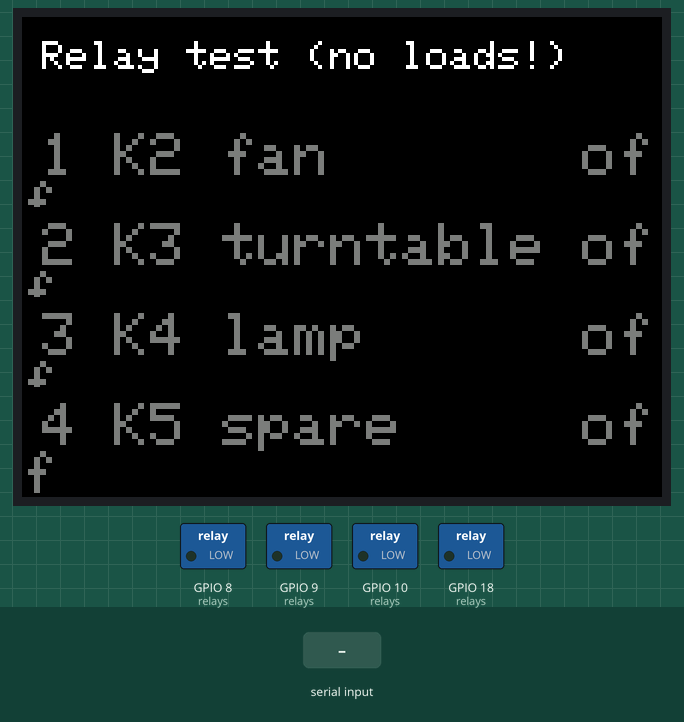
Bench run of a sketch on a simulated ESP32-S3. On the bench: 320×240 colour display, switched loads named in the sketch (green lamp = pin HIGH). Inputs (shaded band) come from the test bench. Pins used as bus, display or sensor lines are not drawn; what the sketch prints to the serial monitor is not drawn.

Above: at 10.4 s.
10.5 s: "c" received over Serial
At 11.3 s:
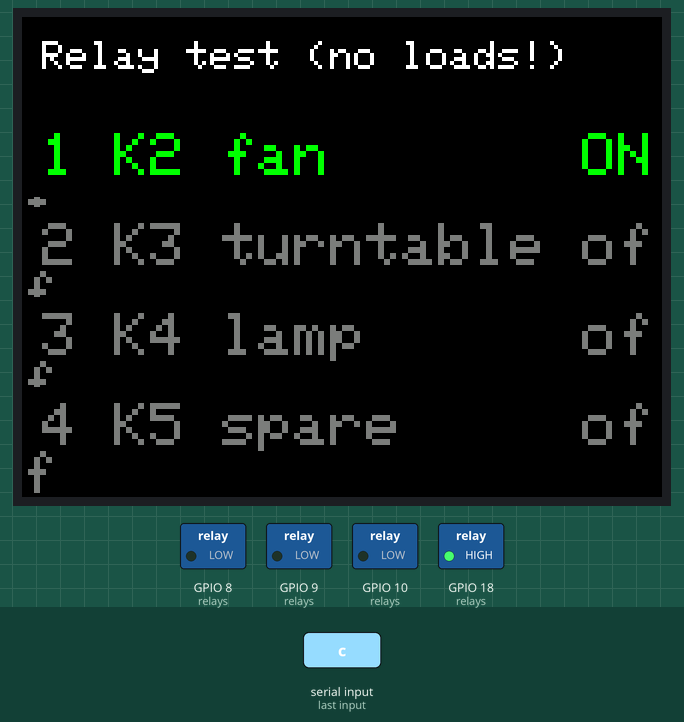
16.3 s: "1" received over Serial
At 17.8 s:
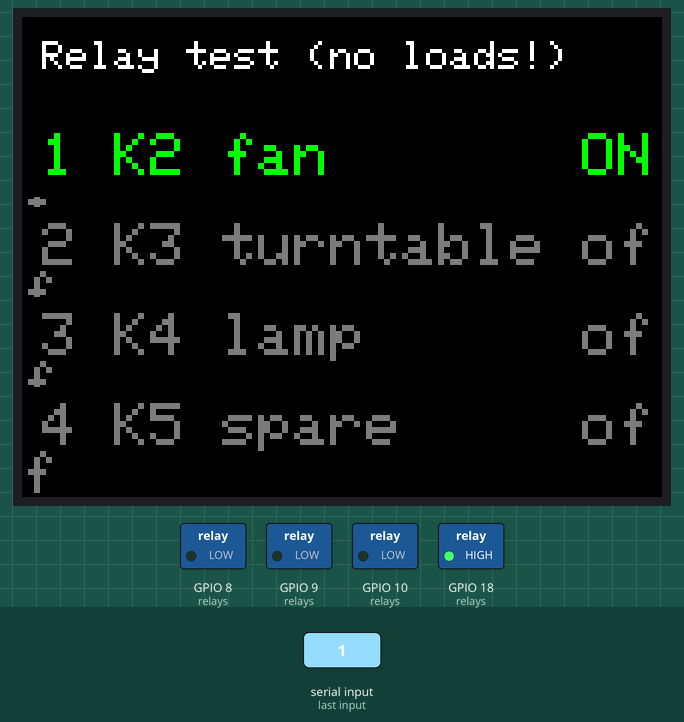
18.5 s: "2" received over Serial
At 19.7 s:
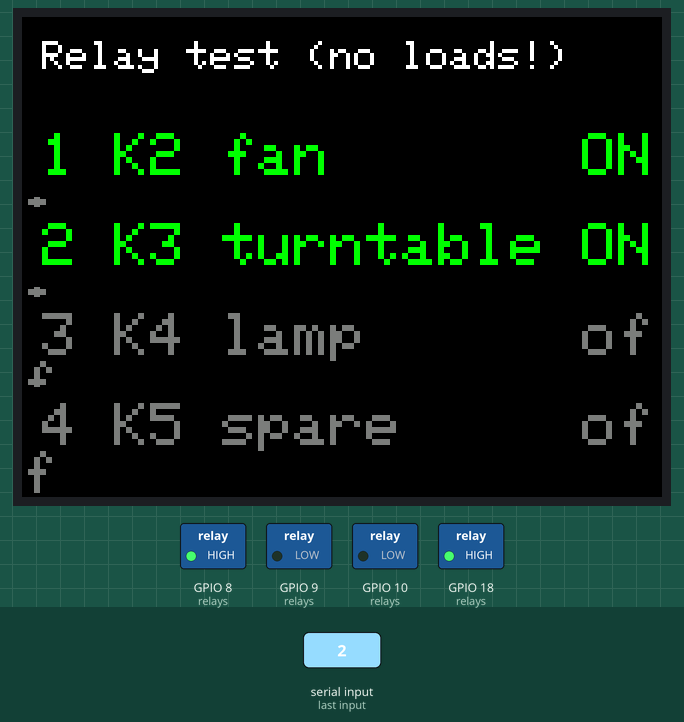
20.0 s: "0" received over Serial
At 21.5 s:
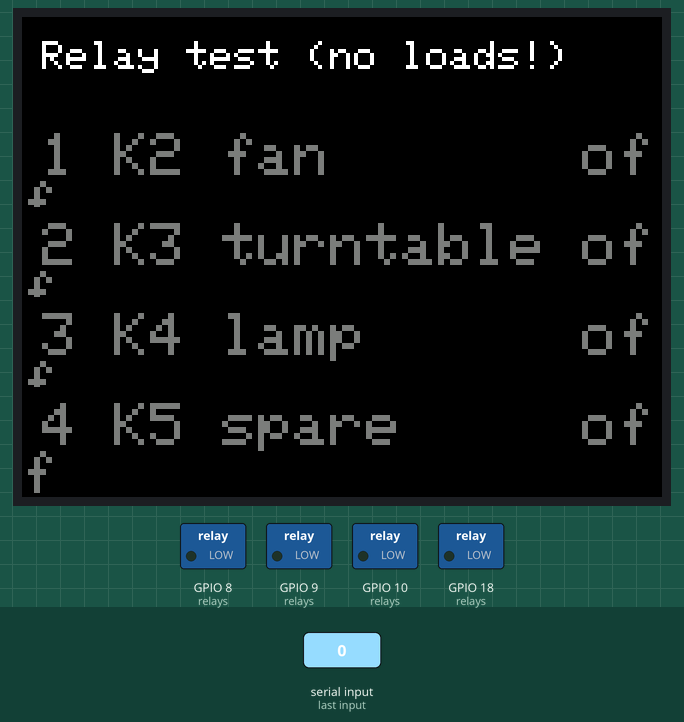
Timing chart, 0 to 22.7 s (numbered marks = the images above; inputs shaded):
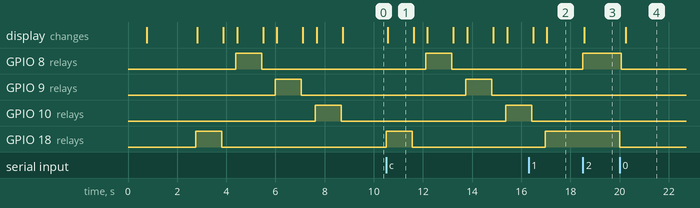

The sketch:

Test_Relays.ino
```cpp
// Relay output test for the VMA400 4-channel board (active-high inputs) on the
// Waveshare ESP32-S3-Touch-LCD-2. Run with NOTHING connected to the relay contacts.
// At boot: all relays OFF first, then one cycle (each relay ON 1 s in turn).
// Serial commands (115200): '1'..'4' toggle a relay, '0' all off, 'c' run the cycle.
#include <Arduino_GFX_Library.h>

#define LCD_SCLK 39
#define LCD_MOSI 38
#define LCD_MISO 40
#define LCD_DC   42
#define LCD_CS   45
#define LCD_RST  -1
#define LCD_BL   1

struct Relay {
  uint8_t pin;
  const char *name;
  bool on;
};

// Pin map from HARDWARE.md (K1 magnetron on GPIO17 is not part of this test).
Relay relays[] = {
  { 18, "K2 fan", false },
  { 8,  "K3 turntable", false },
  { 9,  "K4 lamp", false },
  { 10, "K5 spare", false },
};
const int NUM_RELAYS = sizeof(relays) / sizeof(relays[0]);

Arduino_DataBus *bus = new Arduino_ESP32SPI(LCD_DC, LCD_CS, LCD_SCLK, LCD_MOSI, LCD_MISO);
Arduino_GFX *gfx = new Arduino_ST7789(bus, LCD_RST, 1 /* landscape */, true /* IPS */, 240, 320);

void drawStatus() {
  gfx->setTextSize(3);
  for (int i = 0; i < NUM_RELAYS; i++) {
    int y = 50 + i * 45;
    gfx->fillRect(0, y, 320, 40, RGB565_BLACK);
    gfx->setCursor(10, y + 8);
    gfx->setTextColor(relays[i].on ? RGB565_GREEN : RGB565_DARKGREY);
    gfx->printf("%d %-12s %s", i + 1, relays[i].name, relays[i].on ? "ON" : "off");
  }
}

void setRelay(int i, bool on) {
  relays[i].on = on;
  digitalWrite(relays[i].pin, on ? HIGH : LOW);
  Serial.printf("%-13s GPIO%-2d -> %s\n", relays[i].name, relays[i].pin, on ? "ON" : "off");
  drawStatus();
}

void allOff() {
  for (int i = 0; i < NUM_RELAYS; i++) setRelay(i, false);
}

void runCycle() {
  Serial.println("cycle: each relay ON for 1 s");
  for (int i = 0; i < NUM_RELAYS; i++) {
    setRelay(i, true);
    delay(1000);
    setRelay(i, false);
    delay(500);
  }
  Serial.println("cycle done");
}

void setup() {
  // Safety first: drive every relay input LOW before anything else.
  for (int i = 0; i < NUM_RELAYS; i++) {
    digitalWrite(relays[i].pin, LOW);
    pinMode(relays[i].pin, OUTPUT);
  }

  Serial.begin(115200);
  delay(500);
  Serial.println("Test_Relays starting, all relays OFF");

  gfx->begin();
  gfx->fillScreen(RGB565_BLACK);
  pinMode(LCD_BL, OUTPUT);
  digitalWrite(LCD_BL, HIGH);
  gfx->setTextSize(2);
  gfx->setTextColor(RGB565_WHITE);
  gfx->setCursor(10, 12);
  gfx->print("Relay test (no loads!)");
  drawStatus();

  delay(2000);  // time to watch that nothing clicks after boot
  runCycle();
  Serial.println("commands: 1-4 toggle, 0 all off, c cycle");
}

void loop() {
  if (!Serial.available()) return;
  char c = Serial.read();
  if (c >= '1' && c <= '0' + NUM_RELAYS) {
    int i = c - '1';
    setRelay(i, !relays[i].on);
  } else if (c == '0') {
    allOff();
  } else if (c == 'c') {
    runCycle();
  }
}
```

Measured:
- after the input at 10.5 s, GPIO 8 (relays): LOW → HIGH after 1.6 s, → LOW 1.1 s later; GPIO 9 (relays): LOW → HIGH after 3.2 s, → LOW 1.1 s later; GPIO 10 (relays): LOW → HIGH after 4.9 s; GPIO 18 (relays): LOW → HIGH at once, → LOW 1.1 s later; the display: changes after 0.06 s (image 1)
- after the input at 16.3 s, GPIO 18 (relays): LOW → HIGH after 0.68 s; the display: first differs from a run without the input after 0.74 s (image 2)
- after the input at 18.5 s, GPIO 8 (relays): LOW → HIGH at once; the display: changes after 0.06 s (image 3)
- after the input at 20.0 s, GPIO 8 (relays): HIGH → LOW after 0.06 s; GPIO 18 (relays): HIGH → LOW at once; the display: changes after 0.24 s (image 4)
- what the display in image 1 shows lasts 1.0 s, from 10.6 s to 11.6 s
